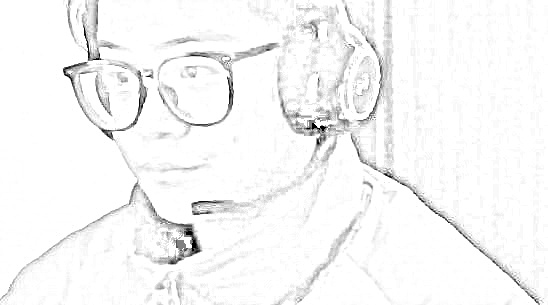
#> input picture sketch_example.jpg, 548 x 305 px
$ python -i cartoon.py   (imports and definitions only)
#> lines starting #> are read from the running program, lines starting #| are printed output that depends on the picture; after the words box and inside, x2 and y2 are one past the last pixel; in counts of white or black regions, pixels touching at a corner belong together
# -*- coding = utf-8 -*-
"""
# @Time : 2023/9/22 20:18
# @Author : FriK_log_ff 374591069
# @File : newmyway.py
# @Software: PyCharm
# @Function: 请输入项目功能
"""
import cv2
import numpy as np
import os


# 读取文件
def read_file(filename: str) -> np.ndarray:
    try:
        img = cv2.imread(filename)
        if img is None:
            raise ValueError("Invalid file path or file format.")
        return img
    except:
        raise ValueError("Invalid file path or file format.")


# 显示图片
def display_image(img: np.ndarray, window_name: str) -> None:
    cv2.imshow(window_name, img)
    cv2.waitKey()


# 边缘掩膜
def edge_mask(image: np.ndarray, line_size: int, blur_value: int) -> np.ndarray:
    if not isinstance(line_size, int) or not isinstance(blur_value, int) or line_size < 1 or blur_value < 1:
        raise ValueError("Invalid value for 'line_size' or 'blur_value' parameter. Must be a positive integer.")
    gray = cv2.cvtColor(image, cv2.COLOR_BGR2GRAY)
    gray_blur = cv2.medianBlur(gray, blur_value)
    edges = cv2.adaptiveThreshold(gray_blur, 255, cv2.ADAPTIVE_THRESH_MEAN_C, cv2.THRESH_BINARY, line_size, blur_value)
    return edges


# 颜色量化
def color_quantization(image: np.ndarray, num_colors: int) -> np.ndarray:
    if not isinstance(num_colors, int) or num_colors < 1:
        raise ValueError("Invalid value for 'num_colors' parameter. Must be a positive integer.")

    # 转换图片
    data = np.float32(image).reshape((-1, 3))

    # 设置KMeans聚类参数
    kmeans_criteria = (cv2.TERM_CRITERIA_EPS + cv2.TERM_CRITERIA_MAX_ITER, 20, 0.001)
    flags = cv2.KMEANS_RANDOM_CENTERS

    # 执行KMeans聚类
    _, labels, centers = cv2.kmeans(data, num_colors, None, kmeans_criteria, 10, flags)
    centers = np.uint8(centers)
    processed_image = centers[labels.flatten()]
    processed_image = processed_image.reshape(image.shape)

    # 应用颜色增强
    hsv_image = cv2.cvtColor(processed_image, cv2.COLOR_BGR2HSV)
    hsv_image[:, :, 1] = hsv_image[:, :, 1] * 1.5  # 增强饱和度
    enhanced_image = cv2.cvtColor(hsv_image, cv2.COLOR_HSV2BGR)

    return enhanced_image


def resize_crop(image):
    h, w, c = np.shape(image)
    if min(h, w) > 720:
        if h > w:
            h, w = int(720 * h / w), 720
        else:
            h, w = 720, int(720 * w / h)
    image = cv2.resize(image, (w, h), interpolation=cv2.INTER_AREA)
    h, w = (h // 8) * 8, (w // 8) * 8
    image = image[:h, :w, :]
    return image


# 上传文件
def cartoonize_single_image(image_path):
#> called with image_path = 'sketch_example.jpg'
    try:
        image = cv2.imread(image_path)
#> image is the input picture: shape (305, 548, 3); min 0, max 255, mean 246.4
        if image is None:
            raise ValueError("Invalid image file or file format.")

        image = resize_crop(image)
#> in resize_crop, `image = image[:h, :w, :]`:
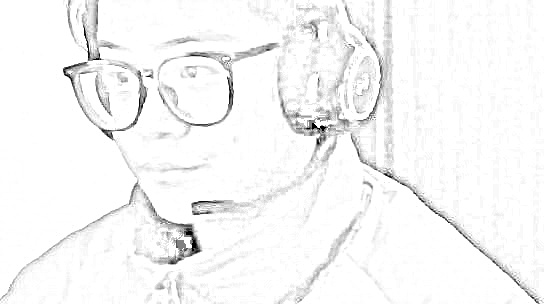
#> image: shape (304, 544, 3); min 0, max 255, mean 246.4

        # 设置边缘掩膜参数并应用
        line_size = 7
        blur_value = 7
        edges = edge_mask(image, line_size, blur_value)
#> in edge_mask, `gray_blur = cv2.medianBlur(gray, blur_value)`:
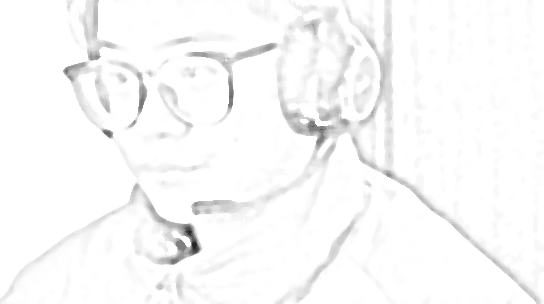
#> gray_blur: shape (304, 544); min 35, max 255, mean 249
#> in edge_mask, `edges = cv2.adaptiveThreshold(gray_blur, 255, cv2.ADAPTIVE_THRESH_MEAN..`:
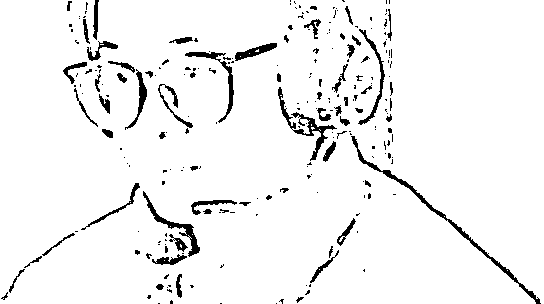
#> edges: shape (304, 544); 94.9% white; 239 black regions (174 under 20 px), largest, box (x1, y1, x2, y2) and area: (351, 136, 541, 304) 938, (278, 87, 337, 161) 623, (143, 191, 200, 257) 502

        # 执行颜色量化
        num_colors = 9
        processed_image = color_quantization(image, num_colors)
#> in color_quantization, `_, labels, centers = cv2.kmeans(data, num_colors, None, kmeans_criteri..`: centers = [[169.9, 169.9, 169.9], [132.5, 132.5, 132.5], [198.4, 198.4, 198.4], [85.75, 85.75, 85.75], [220, 220, 220], [236.3, 236.3, 236.3], [248.1, 248.1, 248.1], [19.97, 19.97, 19.97], [254.9, 254.9, 254.9]]
#> in color_quantization, `centers = np.uint8(centers)`: centers = [[169, 169, 169], [132, 132, 132], [198, 198, 198], [85, 85, 85], [220, 220, 220], [236, 236, 236], [248, 248, 248], [19, 19, 19], [254, 254, 254]]
#> in color_quantization, `hsv_image = cv2.cvtColor(processed_image, cv2.COLOR_BGR2HSV)`: hsv_image: shape (304, 544, 3); mean H, S, V 0, 0, 245.8

        # 应用双边滤波
        blurred = cv2.bilateralFilter(processed_image, d=9, sigmaColor=200, sigmaSpace=200)

        # 应用掩膜
        cartoonized_image = cv2.bitwise_and(blurred, blurred, mask=edges)
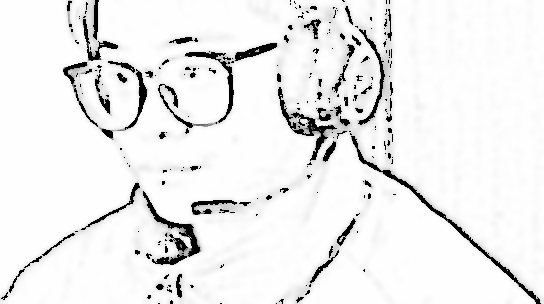
#> cartoonized_image: shape (304, 544, 3); min 0, max 254, mean 236.7

        return cartoonized_image
    except Exception as e:
        print(f"Failed to cartoonize {image_path}: {e}")
        return None


# [5 lines of commented-out code are left out]

>>> result = cartoonize_single_image('sketch_example.jpg')

$ run again, on biankuang1.png
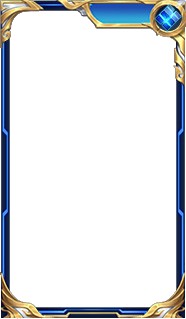
#> input picture biankuang1.png, 186 x 319 px
#> in cartoonize_single_image, image is the input picture: shape (319, 186, 3); mean B, G, R 228.3, 225.7, 223.3
#> image: shape (312, 184, 3)
#> in edge_mask, `edges = cv2.adaptiveThreshold(gray_blur, 255, cv2.ADAPTIVE_THRESH_MEAN..`:
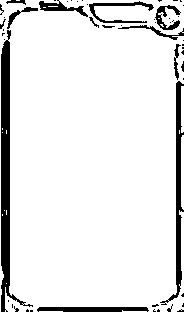
#> edges: shape (312, 184); 90.1% white; 53 black regions (39 under 20 px), largest, box (x1, y1, x2, y2) and area: (1, 30, 33, 312) 2360, (160, 81, 184, 305) 1124, (37, 307, 149, 312) 501
#> in color_quantization, `_, labels, centers = cv2.kmeans(data, num_colors, None, kmeans_criteri..`: centers = [[254.9, 254.9, 254.9], [210.5, 139.8, 45.78], [53.49, 92.32, 124.8], [138.4, 211.8, 231.9], [103.7, 152.8, 181], [114.3, 88.34, 78.56], [246.9, 176, 86.03], [69.86, 27.66, 13.44], [158.8, 68.06, 23.57]]
#> in color_quantization, `centers = np.uint8(centers)`: centers = [[254, 254, 254], [210, 139, 45], [53, 92, 124], [138, 211, 231], [103, 152, 180], [114, 88, 78], [246, 175, 86], [69, 27, 13], [158, 68, 23]]
#> in cartoonize_single_image, `cartoonized_image = cv2.bitwise_and(blurred, blurred, mask=edges)`:
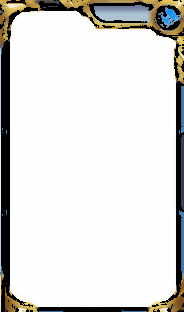
#> cartoonized_image: shape (312, 184, 3); mean B, G, R 217.4, 219.8, 220.4
